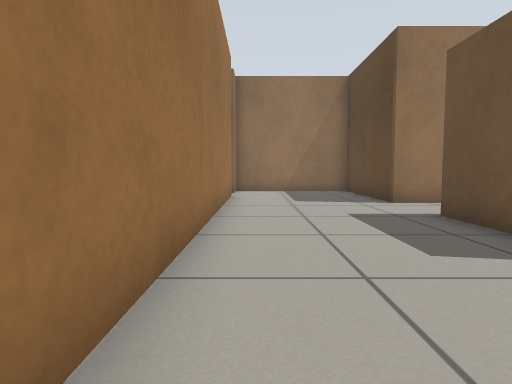
view 1 (above)

20 first-person views from a walk through a Gazebo world. The camera is 0.5 m above the floor, tilts 4° down and sees 75° across. The floor is counted in squares, 0.5 m on a side. Each view is taken from the middle of a square. On the plan, view 1 faces up. The plan holds only what a view shows up to about 12 squares ahead; the rest is blank.

view 2
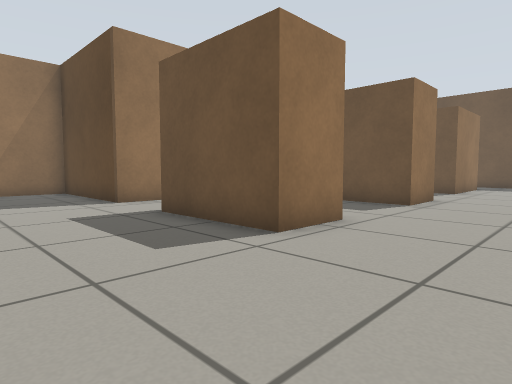

view 3
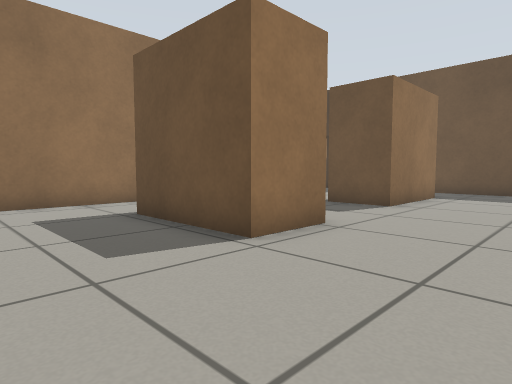

view 4
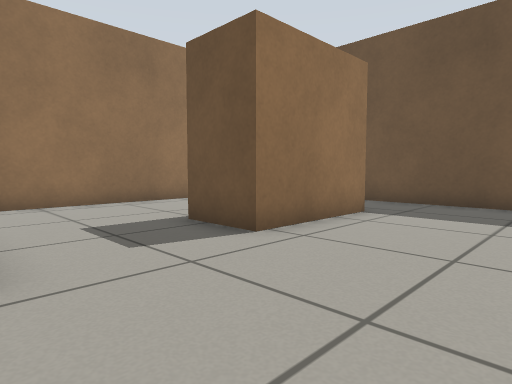

view 5
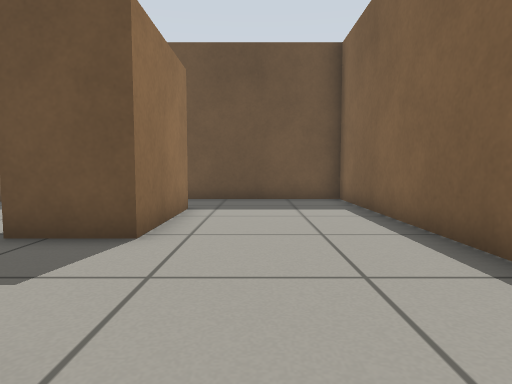

view 6
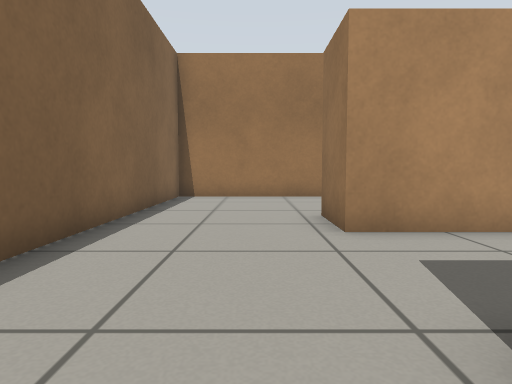

view 7
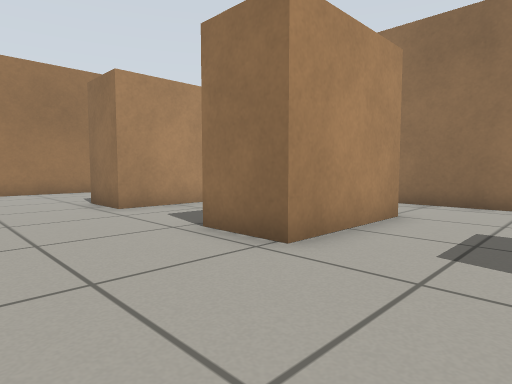

view 8
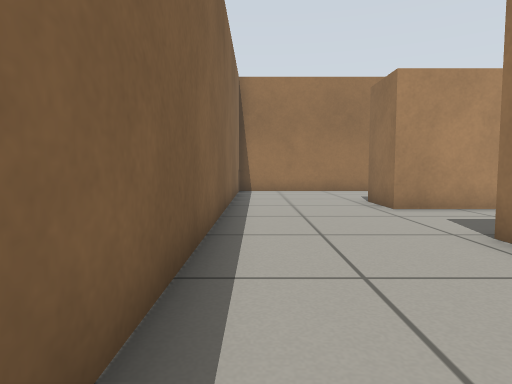

view 9
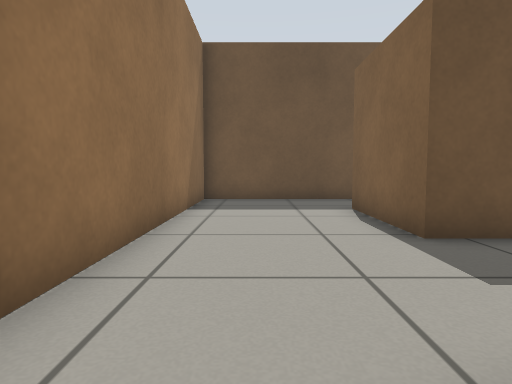

view 10
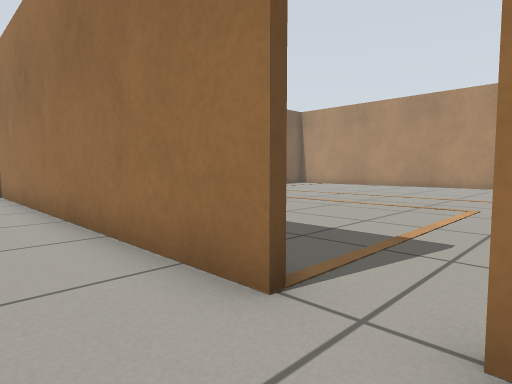

view 11
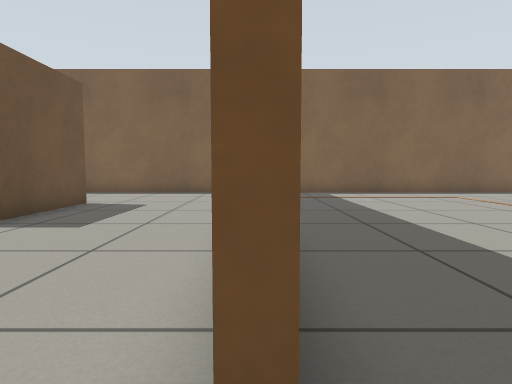

view 12
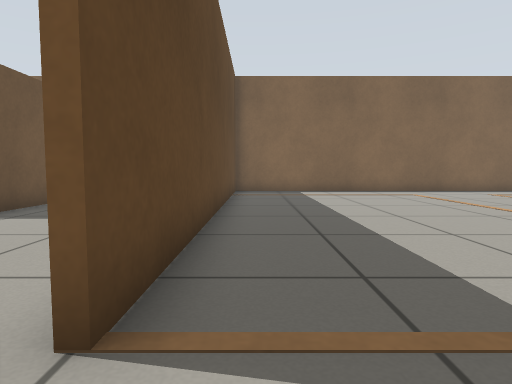

view 13
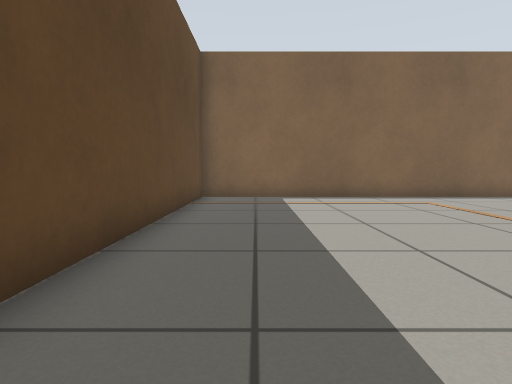

view 14
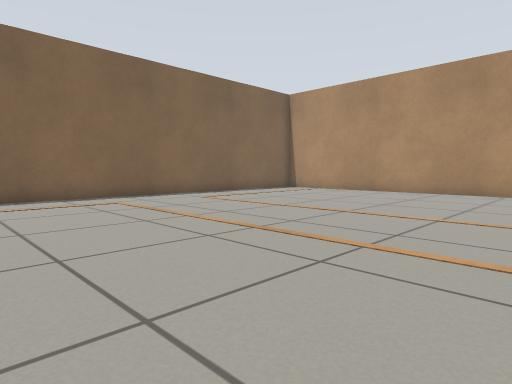

view 15
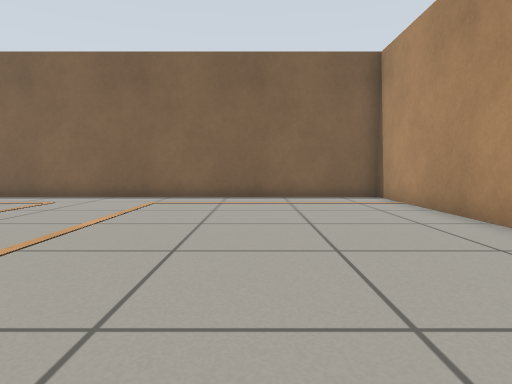

view 16
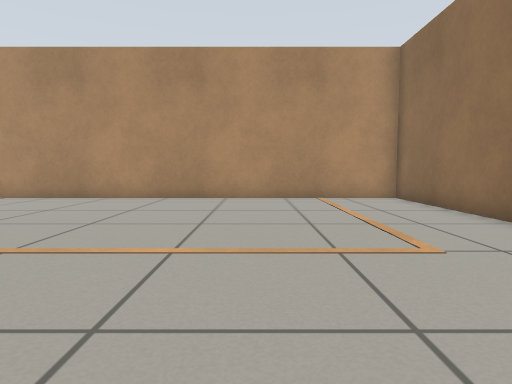

view 17
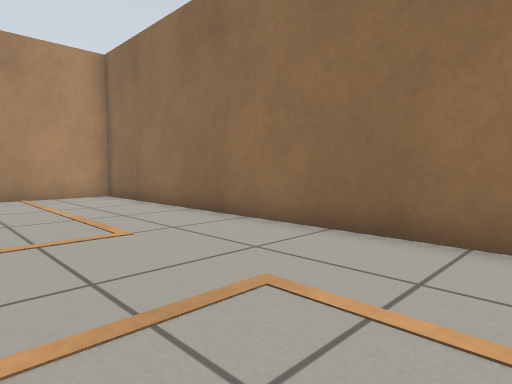

view 18
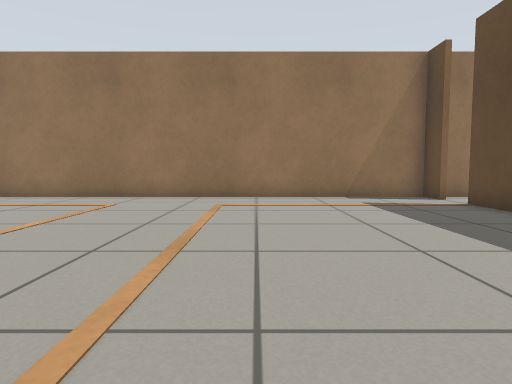

view 19
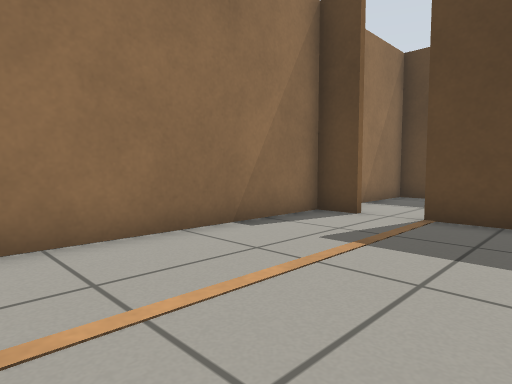

view 20
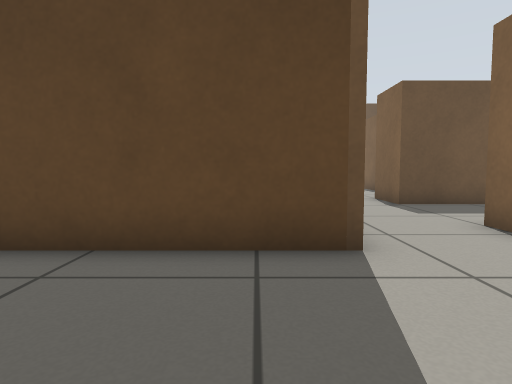

### Floor plan
Key: @ floor where view 1 was taken; # wall or solid block; . floor; B beige box.
Columns run from 18 left of view 1 to 21 right of it. Each row starts with its distance up from view 1.
 15 #######################
 14 #................#....#
 13 #.....................#
 12 #................#....#
 11 #................#....#
 10 #................#....##################
  9 #................#.....................#
  8 #................#.....................#
  7 #................#....BBB..BBB.........#
  6 #................#....B B..B B...BBBB..#
  5 #................#....B B..B B...B   ..#
  4 #................#....B B..B B...BBBB..#
  3 #................#....BB....BB.........#
  2 #................#.....................#
  1 #................#.....................#
  0 #................#@....................#
 -1 ########################################

Where each view was taken, in squares from view 1:
view 1: 0 up, 0 right, facing up
view 2: 0 up, 0 right, facing up-right
view 3: 0 up, 6 right, facing up-right
view 4: 0 up, 11 right, facing up-right
view 5: 2 up, 10 right, facing right
view 6: 2 up, 11 right, facing left
view 7: 0 up, 14 right, facing up-left
view 8: 0 up, 14 right, facing left
view 9: 8 up, 10 right, facing right
view 10: 14 up, 1 right, facing down-left
view 11: 13 up, 1 left, facing down
view 12: 14 up, 2 left, facing down
view 13: 11 up, 3 left, facing down
view 14: 11 up, 4 left, facing down-left
view 15: 11 up, 14 left, facing down
view 16: 10 up, 7 left, facing left
view 17: 10 up, 6 left, facing up-left
view 18: 3 up, 7 left, facing up
view 19: 10 up, 8 left, facing up-right
view 20: 11 up, 0 right, facing right
